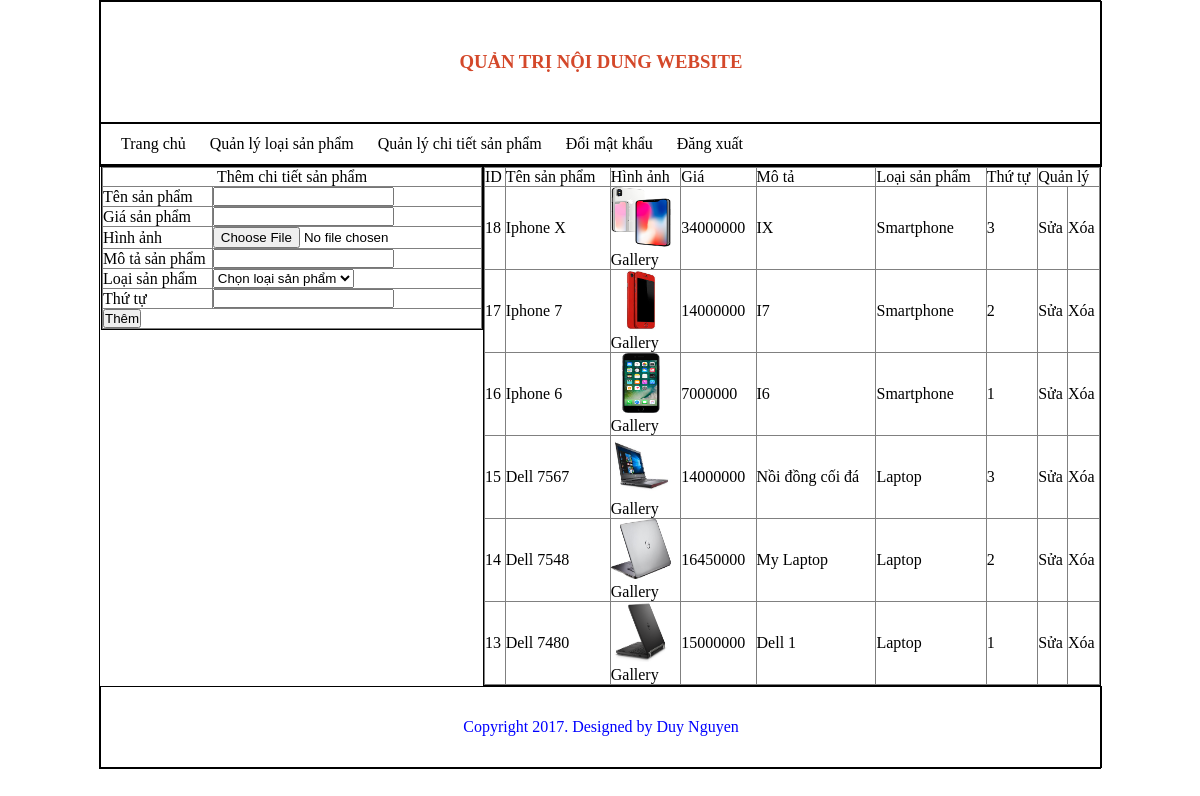
Screenshot of /admincp/index.php?quanly=quanlychitietsp&ac=them (signed in) with the database file from the repository.
### tables this page shows
CREATE TABLE `sanpham` (
  `id_sp` int(11) NOT NULL,
  `tensp` varchar(255) NOT NULL,
  `hinhanh` varchar(100) NOT NULL,
  `gia` float NOT NULL,
  `mota` longtext NOT NULL,
  `id_loaisp` int(100) NOT NULL,
  `thutusp` int(100) NOT NULL
);

CREATE TABLE `loaisp` (
  `id_loaisp` int(11) NOT NULL,
  `tenloaisp` varchar(255) NOT NULL,
  `thutu` int(100) NOT NULL
);

### admincp/modules/quanlychitietsp/lietke.php (the view)
<?php
	$sql = "SELECT * FROM sanpham, loaisp WHERE sanpham.id_loaisp = loaisp.id_loaisp ORDER BY sanpham.id_sp DESC";
	$result = mysqli_query($conn, $sql);
?>
<table width="100%" border="1">
	<tr>
		<td>ID</td>
		<td>Tên sản phẩm</td>
		<td>Hình ảnh</td>
		<td>Giá</td>
		<td>Mô tả</td>
		<td>Loại sản phẩm</td>
		<td>Thứ tự</td>
		<td colspan="2">Quản lý</td>
	</tr>
	<?php
		while ($row = mysqli_fetch_array($result)) {
	?>
	<tr>
		<td><?php echo $row['id_sp'];?></td>
		<td><?php echo $row['tensp'];?></td>
		<td>
			<img src="modules/quanlychitietsp/uploads/<?php echo $row['hinhanh'];?>" width="60px" height="60px">
			<p><a href="index.php?quanly=gallery&ac=them&id=<?php echo $row['id_sp'];?>">Gallery</a></p>
		</td>
		<td><?php echo $row['gia'];?></td>
		<td><?php echo $row['mota'];?></td>
		<td><?php echo $row['tenloaisp'];?></td>
		<td><?php echo $row['thutusp'];?></td>
		<td>
			<a href="index.php?quanly=quanlychitietsp&ac=sua&id=<?php echo $row['id_sp'];?>">Sửa</a>
		</td>
		<td>
			<a href="modules/quanlychitietsp/xuly.php?id=<?php echo $row['id_sp'];?>">Xóa</a>
		</td>
	</tr>
	<?php
		}
	?>
</table>

### admincp/style/css.css (style rules this page uses)
* { padding: 0; margin: 0; }
a { text-decoration: none; color: #000; }
table { border-collapse: collapse; }

### rows the page displays
sanpham: id_sp "18", tensp "Iphone X", hinhanh (picture), gia "34000000", mota "IX", id_loaisp.tenloaisp "Smartphone", thutusp "3"
sanpham: id_sp "17", tensp "Iphone 7", hinhanh (picture), gia "14000000", mota "I7", id_loaisp.tenloaisp "Smartphone", thutusp "2"
sanpham: id_sp "16", tensp "Iphone 6", hinhanh (picture), gia "7000000", mota "I6", id_loaisp.tenloaisp "Smartphone", thutusp "1"
sanpham: id_sp "15", tensp "Dell 7567", hinhanh (picture), gia "14000000", mota "Nồi đồng cối đá", id_loaisp.tenloaisp "Laptop", thutusp "3"
sanpham: id_sp "14", tensp "Dell 7548", hinhanh (picture), gia "16450000", mota "My Laptop", id_loaisp.tenloaisp "Laptop", thutusp "2"
sanpham: id_sp "13", tensp "Dell 7480", hinhanh (picture), gia "15000000", mota "Dell 1", id_loaisp.tenloaisp "Laptop", thutusp "1"
